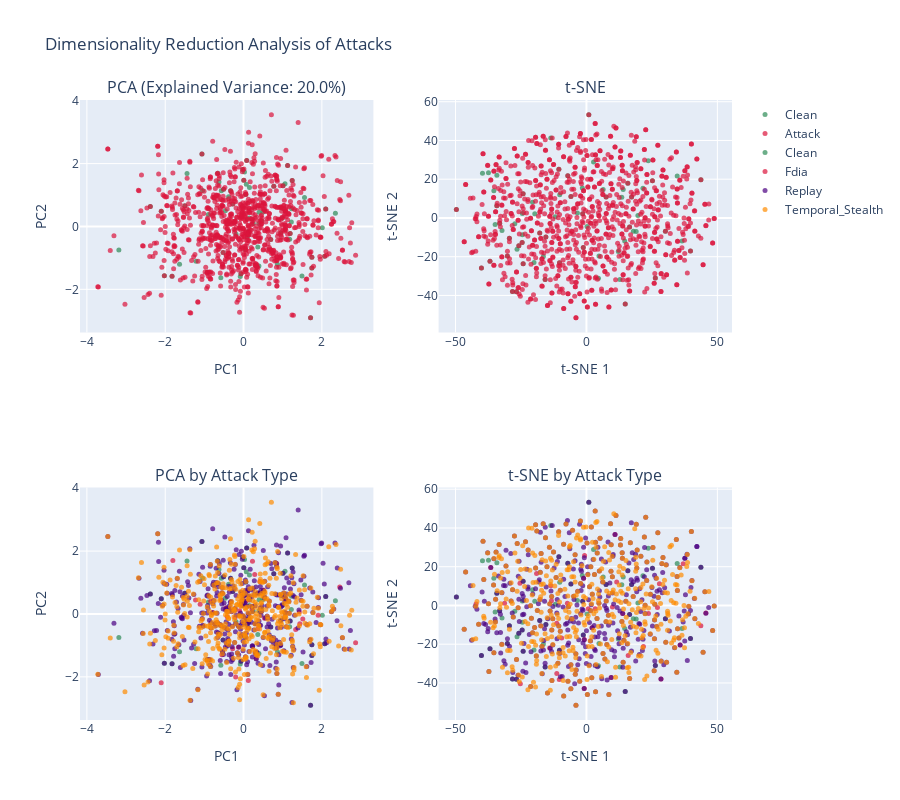

Here is the notebook cell this chart was saved with:
### Code cell
# Visualize attacks in reduced dimensional space
dimensionality_fig = visualizer.plot_attack_dimensionality_analysis(attack_data)
dimensionality_fig.show()
